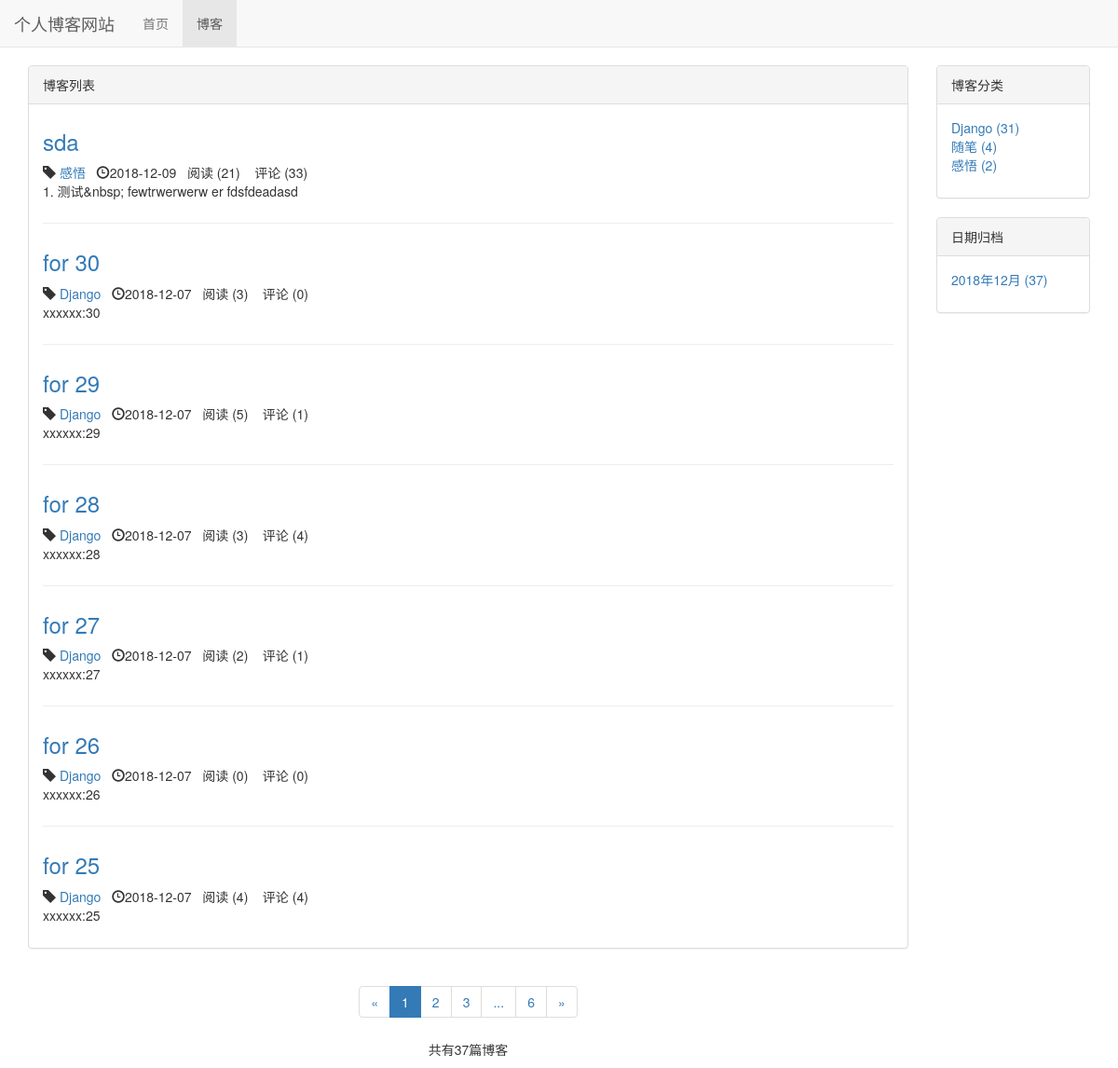
/blog/, run on an earlier commit of the app's database.
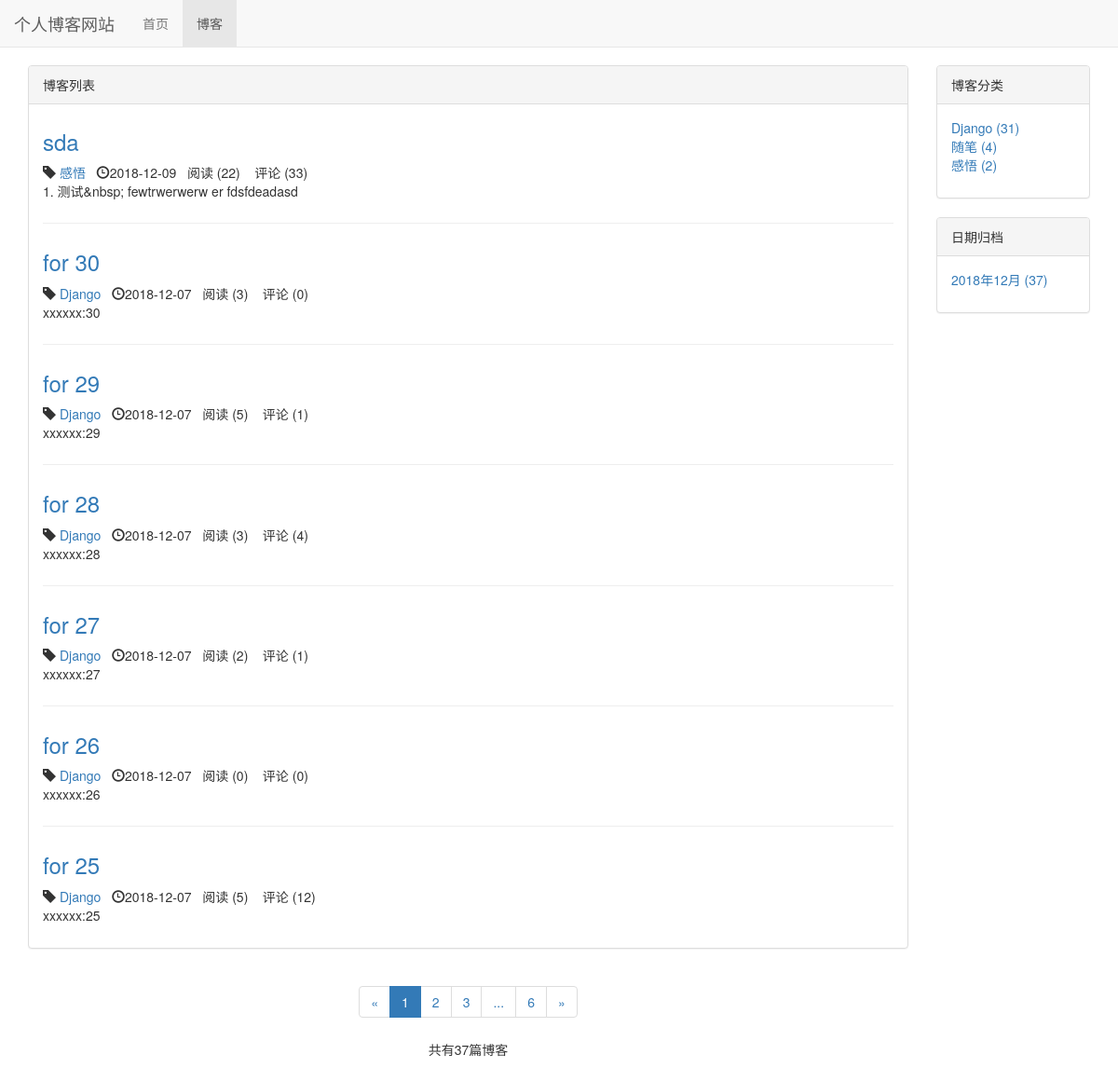
And on a later commit of the database.
### blog/models.py (models this page shows, shortened)
class Blog(models.Model,ReadNumExpandMethod):
    title = models.CharField(max_length=50)
    blog_type = models.ForeignKey(BlogType,on_delete=models.CASCADE) # 删除博客对博客类型无影响  多对一
    content = RichTextUploadingField()
    author = models.ForeignKey(User,on_delete=models.CASCADE)
    read_details = GenericRelation(ReadDetail) # 反向关联到ReadDetail    关联以后直接 blog.read_details.all()就能查看该博客所有readdetail
    created_time = models.DateTimeField(auto_now_add=True)
    last_updated_time = models.DateTimeField(auto_now=True)
    class Meta:
        ordering = ['-created_time']  # 按时间排序  最新的在最前

class BlogType (models.Model):
    type_name = models.CharField(max_length=15)
    def __str__ (self):  #让文章选择分类时能看到分类名
        return self.type_name
    def blog_count(self):
        return self.blog_set.count()  # blog_set 反向获取被关联外键的model（模型名称小写加_set）

### read_statistics/models.py (models this page shows)
class ReadNum(models.Model):
    read_num = models.IntegerField(default=0) # 阅读次数
    content_type = models.ForeignKey(ContentType, on_delete=models.CASCADE) # models.CASCADE 删除阅读次数会删除博客   DO_NOTHING  删除阅读次数对应博客本身无影响
    object_id = models.PositiveIntegerField()
    content_object = GenericForeignKey('content_type', 'object_id')

### blog/views.py (the view)
# urls.py: path('',views.blog_list,name="blog_list"),
def blog_list(request):
    blogs_all_list=Blog.objects.all()
    context = {}
    context = get_blog_list_common_date(request,blogs_all_list)
    return render( request,'blog/blog_list.html',context)

### comment/templatetags/comment_tags.py (called while the page is built)
@register.simple_tag
def get_comment_count(obj): # 数量统计
    content_type = ContentType.objects.get_for_model(obj) # 获得obj对应ContentType
    return Comment.objects.filter(content_type=content_type,object_id=obj.pk).count()

### read_statistics/models.py (called while the page is built)
    def get_read_num(self):   # 新增得到阅读数的方法
        try:                 # 会先完成try中的代码 如果完成中发生获取不到的错误 执行后一条
            ct = ContentType.objects.get_for_model(self) # 获取关联到Blog的 ContentType 实例
            readnum = ReadNum.objects.get(content_type = ct ,object_id = self.pk)  # 获得所有关联到Blog ， id值= self.pk 这个blog的 ReadNum
            return readnum.read_num    # 查看这一条记录的阅读次数
        except exceptions.ObjectDoesNotExist:  # except Exception as e  不管什么错误都会获取
            return 0                        # exceptions.ObjectDoesNotExist  记录不存在的错误返回 0

### blog/templates/blog/blog_list.html (shortened to what the changed rows need)
{% extends 'base.html' %}
{% load staticfiles %}
{% load comment_tags %}
{% block header_extends %}
    <link rel="stylesheet" href= "{% static 'blog/blog.css' %}" >
{% endblock %}
{% block content %}
    <div class="container">
        <div class="row">
            <div class=" col-xs-12 col-sm-8 col-md-9 col-lg-10">
                <div class="panel panel-default">
                    <div class="panel-body">
                        {% for blog in blogs %}
                            <div class="blog">
                                <h3><a href="{% url 'blog_detail' blog.pk %}">{{ blog.title }}</a></h3>
                                    <p class="blog-info">
                                        <span class="glyphicon glyphicon-tag"></span>
                                         <a href="{% url 'blogs_with_type' blog.blog_type.pk %}"> {{ blog.blog_type }}</a>&nbsp;&nbsp;
                                        <span class="glyphicon glyphicon-time"></span>{{ blog.created_time|date:"Y-m-d"}}&nbsp;&nbsp;
                                        阅读 ({{ blog.get_read_num }}) &nbsp;&nbsp;
                                        评论 ({% get_comment_count blog %})
                                    </p>
                                <p>{{ blog.content|striptags|truncatechars:60}}</p>
                            </div>
                        {% empty %}
                            <div class="blog">
                                <p> <h3>暂无博客，敬请期待</h3></p>
                            </div>
                        {% endfor %}
                    </div>
                </div>
            </div>
        </div>
    </div>
{% endblock %}

What changed in the data, as far as the page shows it:
changed through a linked row, Blog "sda": get_read_num "21" → "22"
changed through a linked row, Blog "for 25": get_read_num "4" → "5"; id "4" → "12"
